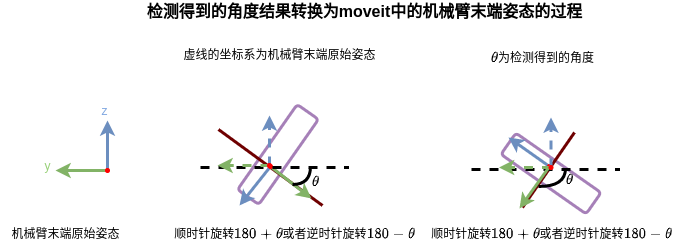
#> input picture images/conversion.png, 693 x 248 px
$ python -i image.py   (imports and definitions only)   (older library calls are emulated)
#> lines starting #> are read from the running program, lines starting #| are printed output that depends on the picture
"""
BSD 3-Clause License

Copyright (c) 2019, Sulabh Kumra, Multi-Agent Bio-Robotics Laboratory (MABL), Rochester Institute of Technology
All rights reserved.

Redistribution and use in source and binary forms, with or without
modification, are permitted provided that the following conditions are met:

1. Redistributions of source code must retain the above copyright notice, this
   list of conditions and the following disclaimer.

2. Redistributions in binary form must reproduce the above copyright notice,
   this list of conditions and the following disclaimer in the documentation
   and/or other materials provided with the distribution.

3. Neither the name of the copyright holder nor the names of its
   contributors may be used to endorse or promote products derived from
   this software without specific prior written permission.

THIS SOFTWARE IS PROVIDED BY THE COPYRIGHT HOLDERS AND CONTRIBUTORS "AS IS"
AND ANY EXPRESS OR IMPLIED WARRANTIES, INCLUDING, BUT NOT LIMITED TO, THE
IMPLIED WARRANTIES OF MERCHANTABILITY AND FITNESS FOR A PARTICULAR PURPOSE ARE
DISCLAIMED. IN NO EVENT SHALL THE COPYRIGHT HOLDER OR CONTRIBUTORS BE LIABLE
FOR ANY DIRECT, INDIRECT, INCIDENTAL, SPECIAL, EXEMPLARY, OR CONSEQUENTIAL
DAMAGES (INCLUDING, BUT NOT LIMITED TO, PROCUREMENT OF SUBSTITUTE GOODS OR
SERVICES; LOSS OF USE, DATA, OR PROFITS; OR BUSINESS INTERRUPTION) HOWEVER
CAUSED AND ON ANY THEORY OF LIABILITY, WHETHER IN CONTRACT, STRICT LIABILITY,
OR TORT (INCLUDING NEGLIGENCE OR OTHERWISE) ARISING IN ANY WAY OUT OF THE USE
OF THIS SOFTWARE, EVEN IF ADVISED OF THE POSSIBILITY OF SUCH DAMAGE.


Copyright (c) 2018, Douglas Morrison, ARC Centre of Excellence for Robotic Vision (ACRV), Queensland University of Technology
All rights reserved.

Redistribution and use in source and binary forms, with or without modification, are permitted provided that the following conditions are met:

1. Redistributions of source code must retain the above copyright notice, this list of conditions and the following disclaimer.

2. Redistributions in binary form must reproduce the above copyright notice, this list of conditions and the following disclaimer in the documentation and/or other materials provided with the distribution.

3. Neither the name of the copyright holder nor the names of its contributors may be used to endorse or promote products derived from this software without specific prior written permission.

THIS SOFTWARE IS PROVIDED BY THE COPYRIGHT HOLDERS AND CONTRIBUTORS "AS IS" AND ANY EXPRESS OR IMPLIED WARRANTIES, INCLUDING, BUT NOT LIMITED TO, THE IMPLIED WARRANTIES OF MERCHANTABILITY AND FITNESS FOR A PARTICULAR PURPOSE ARE DISCLAIMED. IN NO EVENT SHALL THE COPYRIGHT HOLDER OR CONTRIBUTORS BE LIABLE FOR ANY DIRECT, INDIRECT, INCIDENTAL, SPECIAL, EXEMPLARY, OR CONSEQUENTIAL DAMAGES (INCLUDING, BUT NOT LIMITED TO, PROCUREMENT OF SUBSTITUTE GOODS OR SERVICES; LOSS OF USE,
DATA, OR PROFITS; OR BUSINESS INTERRUPTION) HOWEVER CAUSED AND ON ANY THEORY OF LIABILITY, WHETHER IN CONTRACT, STRICT LIABILITY, OR TORT (INCLUDING NEGLIGENCE OR OTHERWISE) ARISING IN ANY WAY OUT OF THE USE OF THIS SOFTWARE, EVEN IF ADVISED OF THE POSSIBILITY OF SUCH DAMAGE.
"""

import warnings

import cv2
import matplotlib.pyplot as plt
import numpy as np
from imageio import imread
from skimage.transform import rotate, resize

# [1 line not run here, left out]


class Image:
    """
    Wrapper around an image with some convenient functions.
    """

    def __init__(self, img):
        self.img = img

    def __getattr__(self, attr):
        # Pass along any other methods to the underlying ndarray
        return getattr(self.img, attr)

    @classmethod
    def from_file(cls, fname):
        return cls(imread(fname))

    def copy(self):
        """
        :return: Copy of self.
        """
        return self.__class__(self.img.copy())

    # [10 lines left out: function crop, not called in this run]

    def cropped(self, *args, **kwargs):
        """
        :return: Cropped copy of the image.
        """
        i = self.copy()
        i.crop(*args, **kwargs)
        return i

    # [73 lines left out: functions normalise, resize, resized, rotate, rotated, show and 2 more, not called in this run]


class DepthImage(Image):
    def __init__(self, img):
        super().__init__(img)

    # [38 lines left out: function from_pcd, not called in this run]

    @classmethod
    def from_tiff(cls, fname):
        return cls(imread(fname))

    # [35 lines left out: functions inpaint, gradients, normalise, not called in this run]


class WidthImage(Image):
    """
    A width image is one that describes the desired gripper width at each pixel.
    """

    # [13 lines left out: functions zoom, normalise, not called in this run]

>>> import cv2
>>> picture = cv2.imread('../../../../../images/conversion.png', cv2.IMREAD_GRAYSCALE)
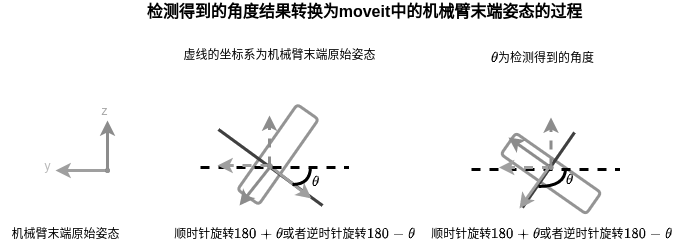
#> picture: shape (248, 693); min 0, max 255, mean 242.2
#> (the run stopped early here; a loop or call above may not have finished)
